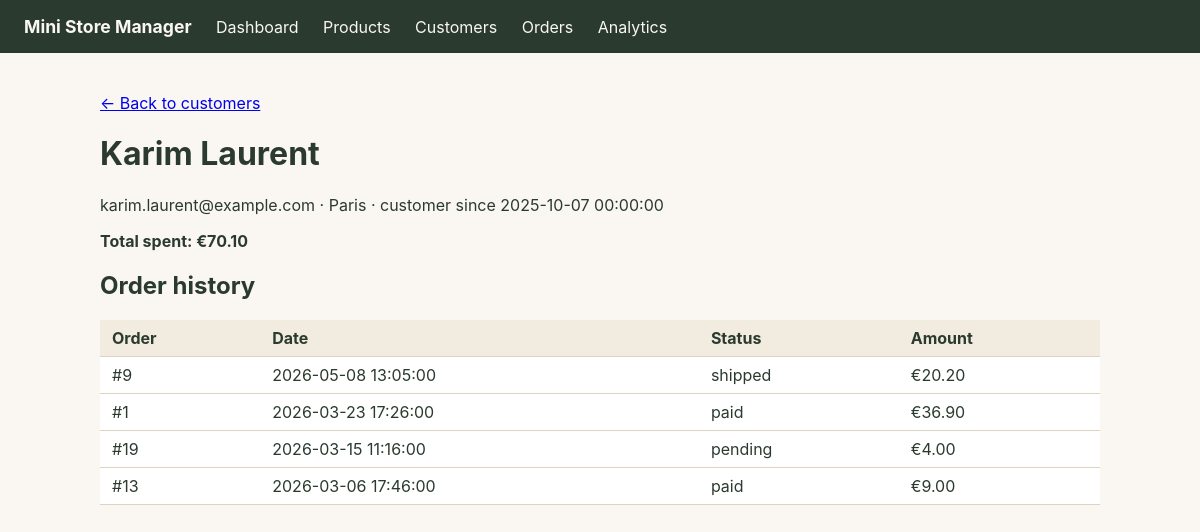
The page /customers/11 on the database its author committed.
### tables this page shows
CREATE TABLE Customer (
    id         INTEGER PRIMARY KEY AUTOINCREMENT,
    first_name TEXT NOT NULL,
    last_name  TEXT NOT NULL,
    email      TEXT NOT NULL UNIQUE,
    city       TEXT,
    created_at TEXT NOT NULL DEFAULT (datetime('now'))
);

CREATE TABLE CustomerOrder (
    id          INTEGER PRIMARY KEY AUTOINCREMENT,
    customer_id INTEGER NOT NULL,
    order_date  TEXT NOT NULL DEFAULT (datetime('now')),
    status      TEXT NOT NULL DEFAULT 'pending'
                CHECK (status IN ('pending', 'paid', 'shipped', 'cancelled')),
    FOREIGN KEY (customer_id) REFERENCES Customer(id) ON DELETE RESTRICT
);

### src/app.py (the view)
@app.route("/customers/<int:customer_id>")
def customer_detail(customer_id):
    db = get_db()
    customer = db.execute("SELECT * FROM Customer WHERE id = ?", (customer_id,)).fetchone()
    if customer is None:
        db.close()
        flash("Customer not found.")
        return redirect(url_for("customers"))
    orders = db.execute("""
        SELECT o.id, o.order_date, o.status,
               COALESCE(SUM(oi.quantity * oi.unit_price), 0) AS total
        FROM CustomerOrder o
        LEFT JOIN OrderItem oi ON oi.order_id = o.id
        WHERE o.customer_id = ?
        GROUP BY o.id
        ORDER BY o.order_date DESC
    """, (customer_id,)).fetchall()
    total_spent = db.execute("""
        SELECT COALESCE(SUM(oi.quantity * oi.unit_price), 0) AS total
        FROM CustomerOrder o
        JOIN OrderItem oi ON oi.order_id = o.id
        WHERE o.customer_id = ?
    """, (customer_id,)).fetchone()["total"]
    db.close()
    return render_template("customer_detail.html", customer=customer, orders=orders, total_spent=total_spent)

### src/db.py (called while the page is built)
def get_db():
    conn = sqlite3.connect(DB_PATH)
    conn.row_factory = sqlite3.Row
    conn.execute("PRAGMA foreign_keys = ON")
    return conn

### src/templates/customer_detail.html (shortened to what this page needs)
{% extends "base.html" %}
{% block content %}
<p><a href="{{ url_for('customers') }}">&larr; Back to customers</a></p>
<h1>{{ customer.first_name }} {{ customer.last_name }}</h1>
<p>{{ customer.email }} &middot; {{ customer.city }} &middot; customer since {{ customer.created_at }}</p>
<p><strong>Total spent: €{{ "%.2f"|format(total_spent) }}</strong></p>
<h2>Order history</h2>
<table>
    <tr><th>Order</th><th>Date</th><th>Status</th><th>Amount</th></tr>
    {% for o in orders %}
    <tr>
        <td>#{{ o.id }}</td>
        <td>{{ o.order_date }}</td>
        <td>{{ o.status }}</td>
        <td>€{{ "%.2f"|format(o.total) }}</td>
    </tr>
    {% else %}
    <tr><td colspan="4">This customer has not placed any orders yet.</td></tr>
    {% endfor %}
</table>
{% endblock %}

### src/templates/base.html (style rules this page uses)
body { font-family: -apple-system, "Segoe UI", Helvetica, Arial, sans-serif; background: #FAF7F2; color: #2B3A2E; margin: 0; }
table { width: 100%; border-collapse: collapse; background: white; }
th, td { text-align: left; padding: 8px 12px; border-bottom: 1px solid #DCD3C0; }
th { background: #F1EBE0; }

### rows shown on the page
Customer: first_name "Karim", last_name "Laurent", email "karim.laurent@example.com", city "Paris", created_at "2025-10-07 00:00:00"
CustomerOrder: id "9", order_date "2026-05-08 13:05:00", status "shipped", total "20.20"
CustomerOrder: id "1", order_date "2026-03-23 17:26:00", status "paid", total "36.90"
CustomerOrder: id "19", order_date "2026-03-15 11:16:00", status "pending", total "4.00"
CustomerOrder: id "13", order_date "2026-03-06 17:46:00", status "paid", total "9.00"

### other values the page prints
{{ "%.2f"|format(total_spent) }} "70.10"
